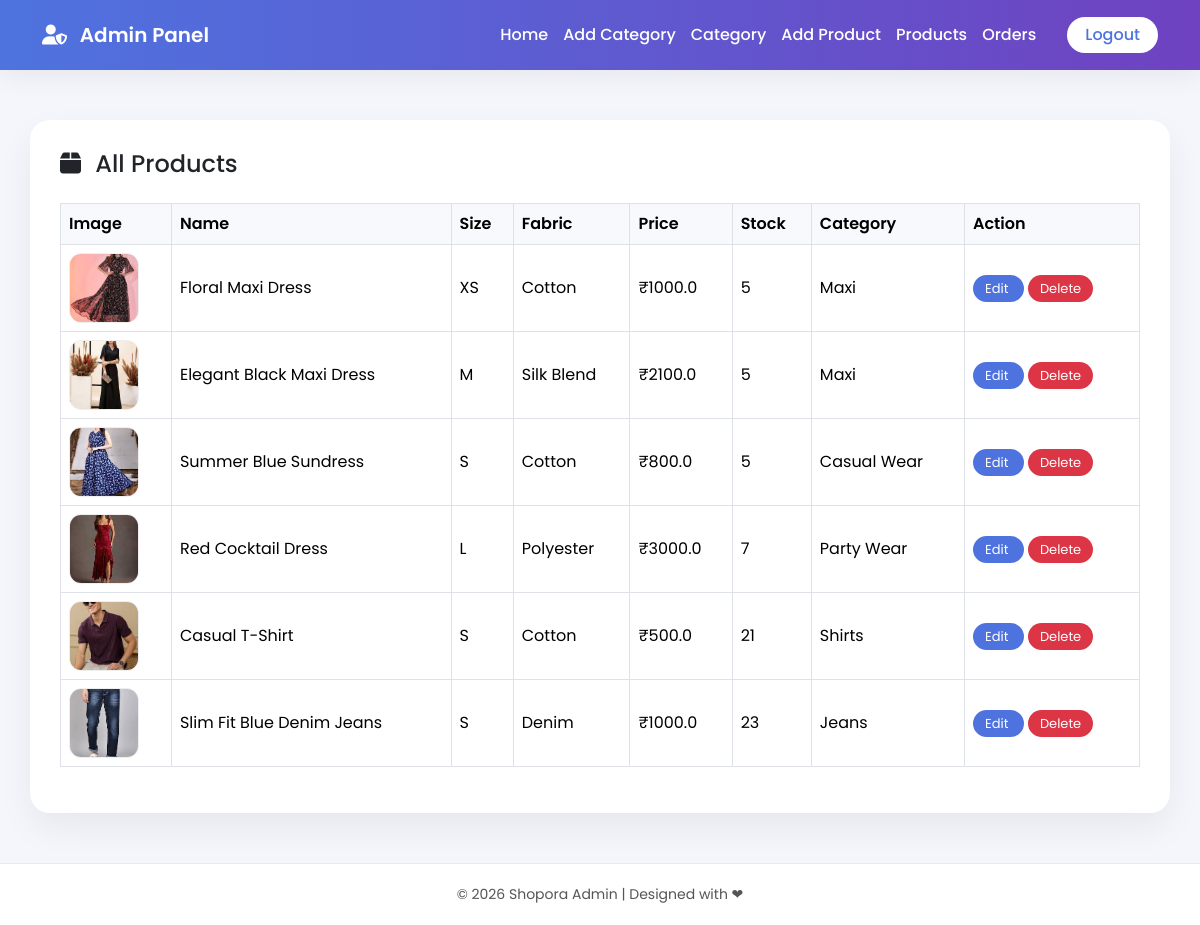
/viewproduct, run on the app's committed database.
### siteadmin/models.py (models this page shows, shortened)
class Product(models.Model):
    name = models.CharField(max_length=20)
    size = models.CharField(max_length=20,null=True,blank=True)
    fabric = models.CharField(max_length=20)
    description = models.TextField()
    base_price = models.FloatField()
    stock_quantity = models.PositiveIntegerField()
    categoryid = models.ForeignKey(category, on_delete=models.CASCADE)
    image = models.ImageField(upload_to='products', validators=[validate_jpg])

class category(models.Model):
    cname=models.CharField(max_length=100)
    def __str__(self):
        return self.cname

### siteadmin/views.py (the view)
# urls.py: path('viewproduct',views.viewproduct,name='viewproduct'),
def viewproduct(request):
      n=Product.objects.all()
      p={'n':n}
      return render(request,'admin/productshow.html',p)

### template/admin/productshow.html (shortened to what this page needs)
{% extends 'admin/base.html' %}
{% block content %}
<div class="product-card">
    <h4 class="mb-4">
        <i class="fa-solid fa-box me-2"></i>
        All Products
    </h4>
    <div class="table-responsive">
        <table class="table table-bordered align-middle">
            <thead>
                <tr>
                    <th>Image</th>
                    <th>Name</th>
                    <th>Size</th>
                    <th>Fabric</th>
                    <th>Price</th>
                    <th>Stock</th>
                    <th>Category</th>
                    <th>Action</th>
                </tr>
            </thead>
            <tbody>
                {% for i in n %}
                <tr>
                    <td>
                        {% if i.image %}
                            <img src="{{ i.image.url }}" class="product-img">
                        {% else %}
                            —
                        {% endif %}
                    </td>
                    <td>{{ i.name }}</td>
                    <td>{{ i.size }}</td>
                    <td>{{ i.fabric }}</td>
                    <td>₹{{ i.base_price }}</td>
                    <td>
                        {% if i.stock_quantity < 5 %}
                            <span class="stock-low">
                                {{ i.stock_quantity }} (Low)
                            </span>
                        {% else %}
                            {{ i.stock_quantity }}
                        {% endif %}
                    </td>
                    <td>{{ i.categoryid }}</td>
                    <td>
                        <a href="{% url 'productedit' i.id %}"
                           class="btn-edit me-1">
                            Edit
                        </a>
                        <a href="{% url 'deleteproduct' i.id %}"
                           class="btn-delete"
                           onclick="return confirm('Delete this product?')">
                            Delete
                        </a>
                    </td>
                </tr>
                {% empty %}
                <tr>
                    <td colspan="8" class="text-center">
                        No Products Found
                    </td>
                </tr>
                {% endfor %}
            </tbody>
        </table>
    </div>
</div>
{% endblock %}

### template/admin/base.html (style rules this page uses)
body { font-family: 'Poppins', sans-serif; background: #f4f6fb; }

### template/admin/productshow.html (style rules this page uses)
.product-card { background: #ffffff; padding: 30px; border-radius: 20px; box-shadow: 0 15px 35px rgba(0,0,0,0.06); }
.table th { background: #f8f9fc; font-weight: 600; }
.product-img { width: 70px; height: 70px; object-fit: cover; border-radius: 12px; border: 1px solid #eee; }
.btn-edit { background: #4e73df; color: white; border-radius: 20px; padding: 4px 12px; font-size: 13px; border: none; text-decoration: none; }
.btn-delete { background: #dc3545; color: white; border-radius: 20px; padding: 4px 12px; font-size: 13px; border: none; text-decoration: none; }

### data on the page
Product: image (picture), name "Floral Maxi Dress", size "XS", fabric "Cotton", base_price "1000.0", stock_quantity "5", categoryid "Maxi"
Product: image (picture), name "Elegant Black Maxi Dress", size "M", fabric "Silk Blend", base_price "2100.0", stock_quantity "5", categoryid "Maxi"
Product: image (picture), name "Summer Blue Sundress", size "S", fabric "Cotton", base_price "800.0", stock_quantity "5", categoryid "Casual Wear"
Product: image (picture), name "Red Cocktail Dress", size "L", fabric "Polyester", base_price "3000.0", stock_quantity "7", categoryid "Party Wear"
Product: image (picture), name "Casual T-Shirt", size "S", fabric "Cotton", base_price "500.0", stock_quantity "21", categoryid "Shirts"
Product: image (picture), name "Slim Fit Blue Denim Jeans", size "S", fabric "Denim", base_price "1000.0", stock_quantity "23", categoryid "Jeans"
